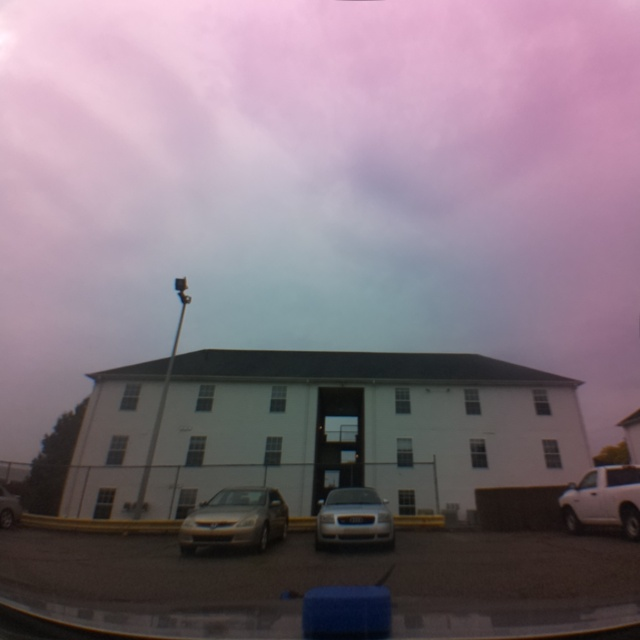
#> input picture data/images/car_center_2.jpg, 640 x 640 px
$ python undistort.py
#> lines starting #> are read from the running program, lines starting #| are printed output that depends on the picture
import cv2 as cv
import numpy as np

frame = cv.imread("data/images/car_center_2.jpg")
#> frame is the input picture: shape (640, 640, 3); mean B, G, R 126.3, 115.6, 130.8

h, w = frame.shape[:2]
#> h = 640; w = 640

imx219_matrix = np.array([[908.3685, 0, 647.8779],
[0, 912.6167, 576.7830],
[0, 0, 1.0]], dtype=float)

imx219_dist = np.array([-0.3404, 0.1337, 0, 0 ,0])

print(h, w, imx219_matrix)
#| 640 640 [[908.3685   0.     647.8779]
#|  [  0.     912.6167 576.783 ]
#|  [  0.       0.       1.    ]]

new_calib_mtx, roi = cv.getOptimalNewCameraMatrix(imx219_matrix, imx219_dist, (w, h), 1, (w, h))
#> roi = (28, 48, 610, 580)

# undistort
dst = cv.undistort(frame, imx219_matrix, imx219_dist, None, new_calib_mtx)
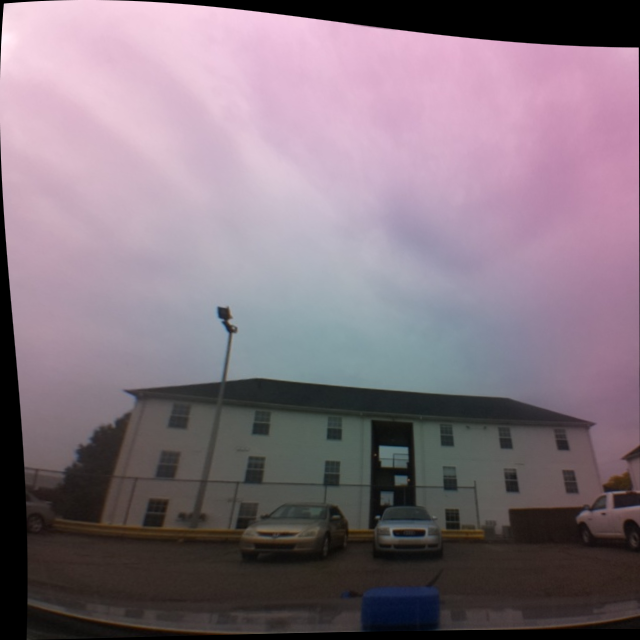
#> dst: shape (640, 640, 3); mean B, G, R 125.9, 115, 130.5

# then crop
x, y, w, h = roi
#> x = 28; y = 48; w = 610; h = 580
dst = dst[y:y+h, x:x+w]
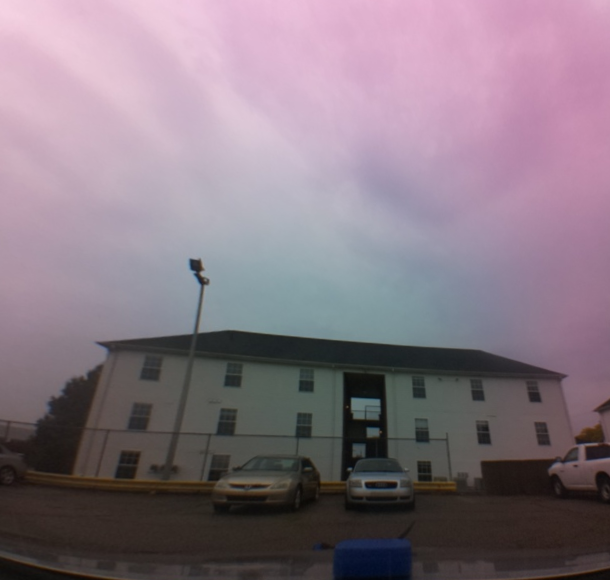
#> dst: shape (580, 610, 3); mean B, G, R 130.4, 119.2, 134.4


# only rotate after undistorting to preserve calibration

frame_r90 = cv.rotate(frame, cv.ROTATE_90_CLOCKWISE)
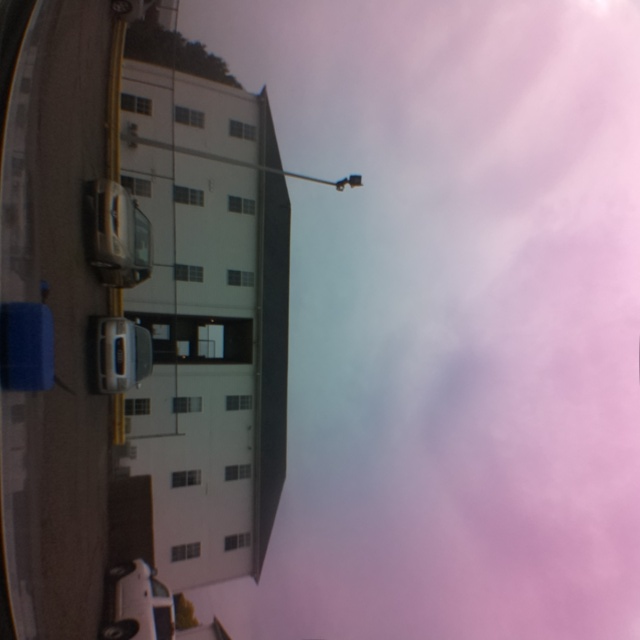
#> frame_r90: shape (640, 640, 3); mean B, G, R 126.3, 115.6, 130.8
undistort_r90 = cv.rotate(dst, cv.ROTATE_90_CLOCKWISE)
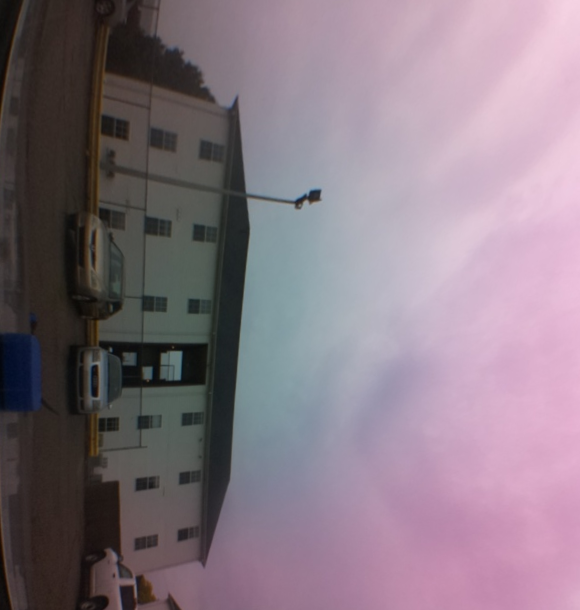
#> undistort_r90: shape (610, 580, 3); mean B, G, R 130.4, 119.2, 134.4

# resize to display
frame_resized = cv.resize(frame_r90, (640, 640), interpolation=cv.INTER_AREA)
undistort_resized = cv.resize(undistort_r90, (640, 640), interpolation=cv.INTER_AREA)
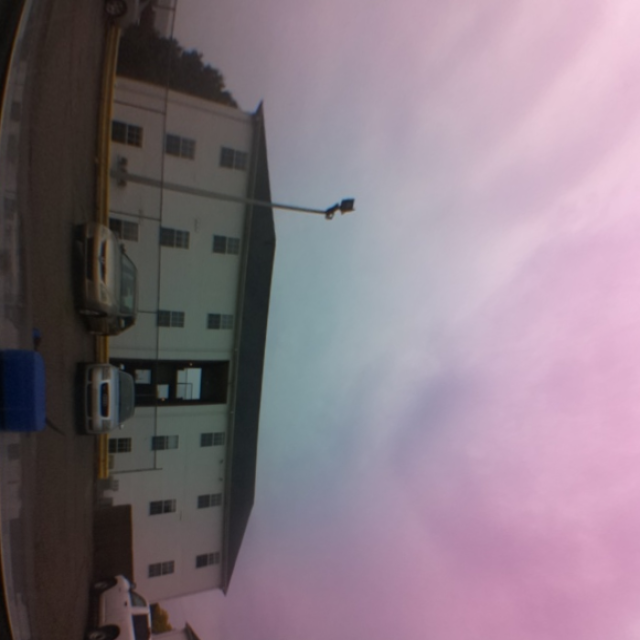
#> undistort_resized: shape (640, 640, 3); mean B, G, R 130.3, 119.1, 134.4


cv.imshow("Distorted", frame_resized)
cv.imshow("Undistorted", undistort_resized)

# cv.imwrite("data/images/notebook_demo_frame_r90.jpg", frame_r90)
cv.imwrite("data/images/car_center_2.jpg", undistort_resized)

cv.waitKey(0)

$ run again, with data/images/frame_road.jpg copied over data/images/car_center_2.jpg
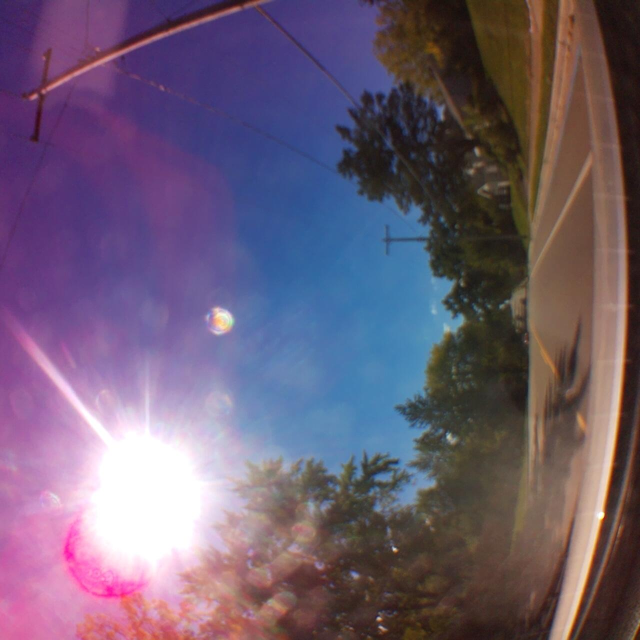
#> input picture data/images/frame_road.jpg, 1280 x 1280 px (shown at 1/2 size)
#> frame is the input picture: shape (1280, 1280, 3); mean B, G, R 114.7, 92.2, 109.1
#| 1280 1280 [[908.3685   0.     647.8779]
#|  [  0.     912.6167 576.783 ]
#|  [  0.       0.       1.    ]]
#> `dst = dst[y:y+h, x:x+w]`:
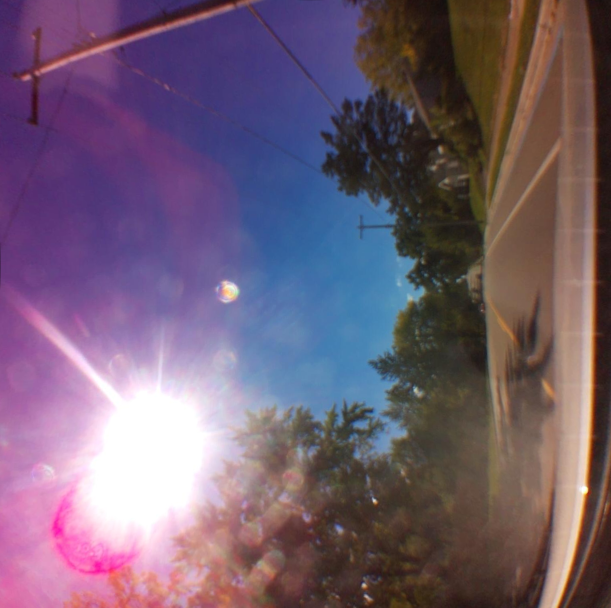
#> dst: shape (1215, 1222, 3) (shown at 1/2 size); mean B, G, R 114.3, 93.8, 114.4
#> `undistort_resized = cv.resize(undistort_r90, (640, 640), interpolation..`:
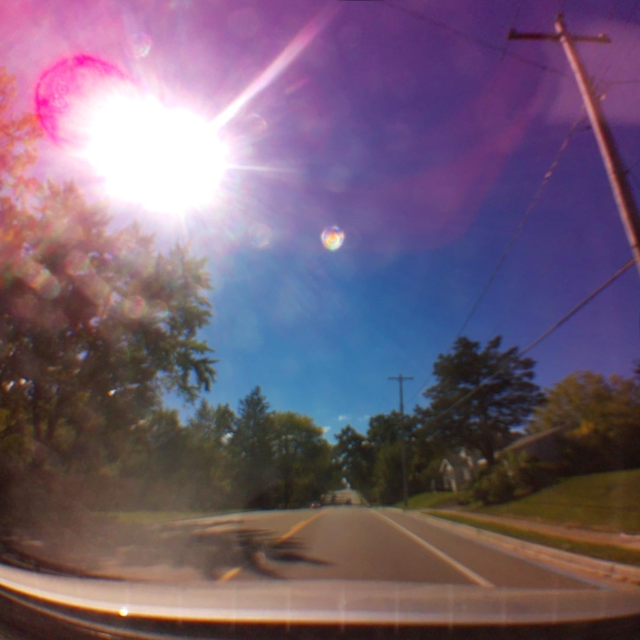
#> undistort_resized: shape (640, 640, 3); mean B, G, R 114.3, 93.8, 114.4

$ run again, with data/images/frame_road2.jpg copied over data/images/car_center_2.jpg
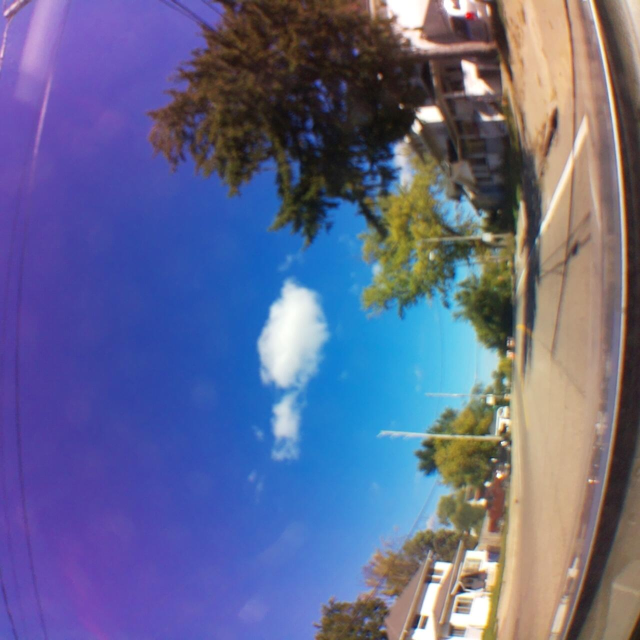
#> input picture data/images/frame_road2.jpg, 1280 x 1280 px (shown at 1/2 size)
#> frame is the input picture: shape (1280, 1280, 3); mean B, G, R 142.1, 103.8, 99
#| 1280 1280 [[908.3685   0.     647.8779]
#|  [  0.     912.6167 576.783 ]
#|  [  0.       0.       1.    ]]
#> `dst = dst[y:y+h, x:x+w]`:
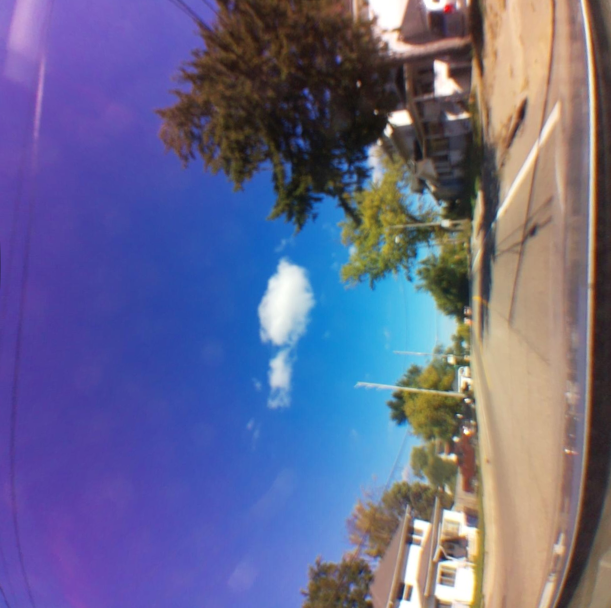
#> dst: shape (1215, 1222, 3) (shown at 1/2 size); mean B, G, R 141.6, 103.1, 102.6
#> `undistort_resized = cv.resize(undistort_r90, (640, 640), interpolation..`:
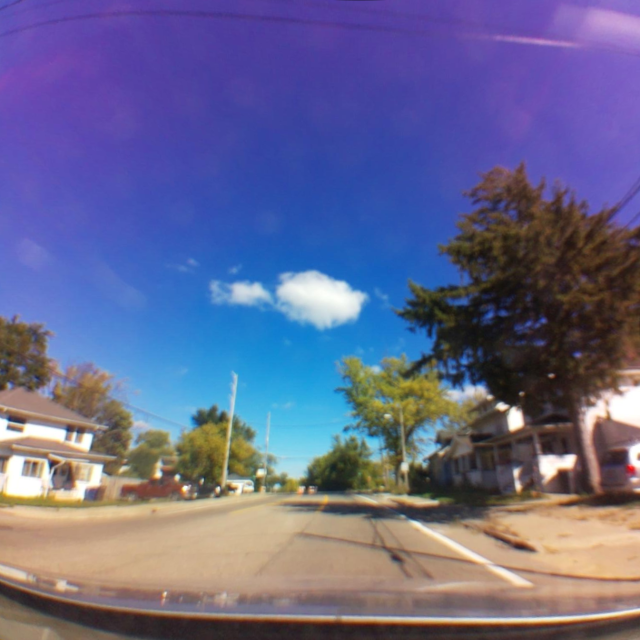
#> undistort_resized: shape (640, 640, 3); mean B, G, R 141.6, 103.1, 102.6

$ run again, with data/images/w6l3.jpg copied over data/images/car_center_2.jpg
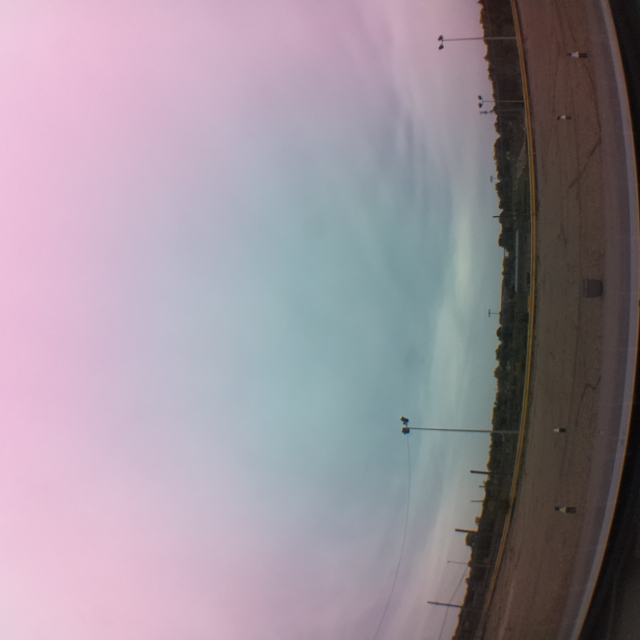
#> input picture data/images/w6l3.jpg, 1280 x 1280 px (shown at 1/2 size)
#> frame is the input picture: shape (1280, 1280, 3); mean B, G, R 153.8, 143.6, 154.6
#| 1280 1280 [[908.3685   0.     647.8779]
#|  [  0.     912.6167 576.783 ]
#|  [  0.       0.       1.    ]]
#> `dst = dst[y:y+h, x:x+w]`:
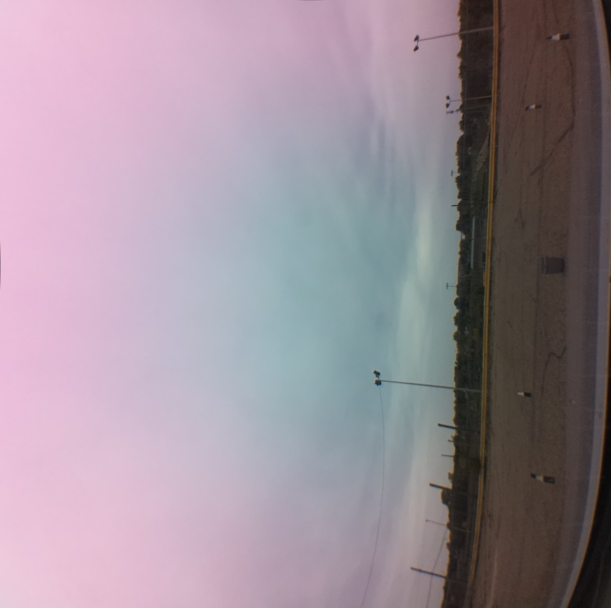
#> dst: shape (1215, 1222, 3) (shown at 1/2 size); mean B, G, R 152.8, 142.2, 156.2
#> `undistort_resized = cv.resize(undistort_r90, (640, 640), interpolation..`:
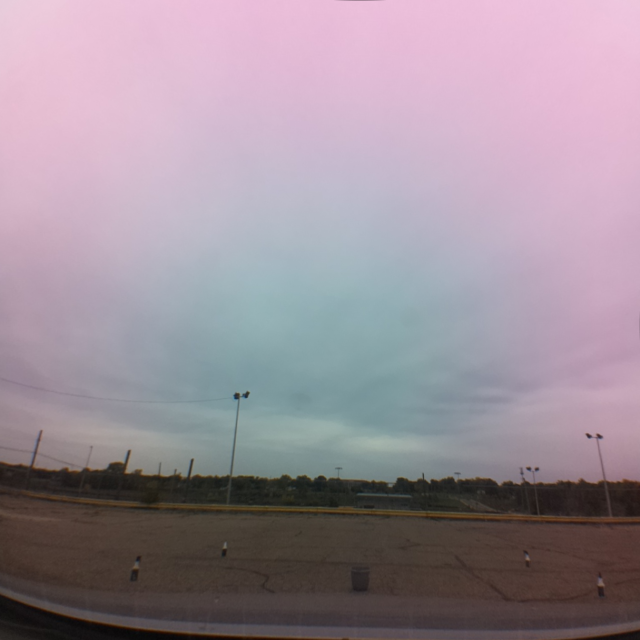
#> undistort_resized: shape (640, 640, 3); mean B, G, R 152.8, 142.2, 156.2
